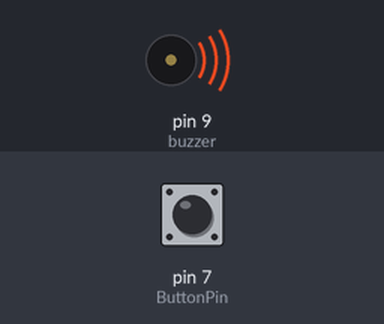
A sketch run on a simulated Arduino Uno, built with avr-gcc and run on an emulated ATmega328P. Shown: buzzer (waves = sounding). The test bench sets the inputs (shaded band); at power-on: pin 7 (ButtonPin) HIGH.

Above: at 1.2 s.
1.3 s: pin 7 (ButtonPin) pulled LOW for 0.15 s
At 1.37 s:
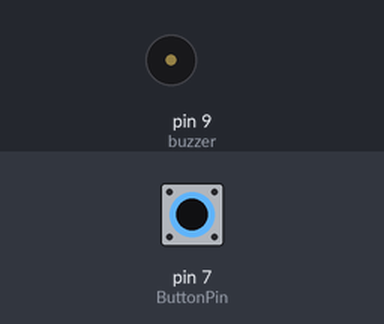
2.9 s: pin 7 (ButtonPin) pulled LOW for 3.2 s
At 7.3 s:
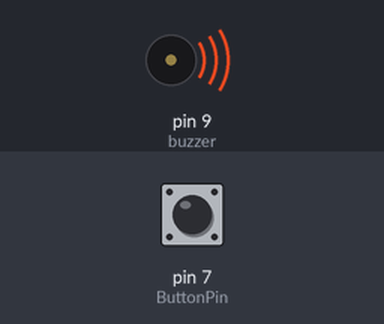
Timing chart, 0 to 8.8 s (numbered marks = the images above; inputs shaded):
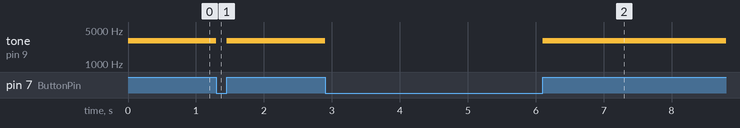

The sketch:

Push_Button_Buzzer.ino
```cpp
#define buzzer 9
#define ButtonPin 7

void setup() {
  // put your setup code here, to run once:
  pinMode(ButtonPin, INPUT);
  pinMode(buzzer, OUTPUT);
}

void loop() {
  // put your main code here, to run repeatedly:
  if(digitalRead(ButtonPin) == LOW){
    noTone(buzzer);
  }else{
    tone(buzzer, 3000);
  }
}
```

Measured:
- after the input at 1.3 s, tone on pin 9 (buzzer): 3000 Hz → silent at once, → 3000 Hz 0.15 s later
- after the input at 2.9 s, tone on pin 9 (buzzer): 3000 Hz → silent at once, → 3000 Hz 3.2 s later
